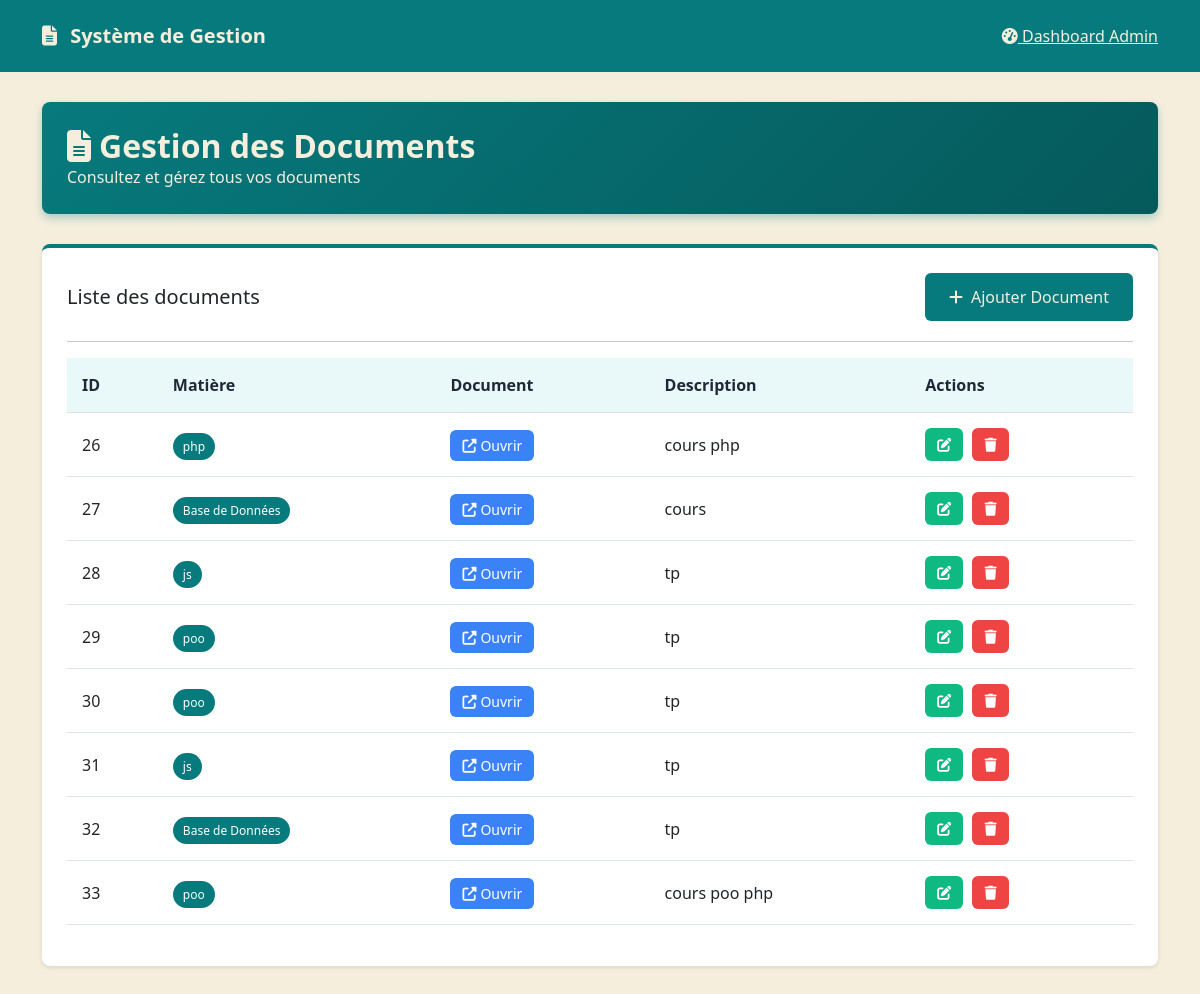
/admin/viewsAdmin/choix_gestion/index_liste_doc.php, run on the app's committed database.
### tables this page shows
CREATE TABLE `documents` (
  `id_document` int(11) NOT NULL,
  `id_matiere` int(11) NOT NULL,
  `chemin` varchar(255) NOT NULL,
  `descr` varchar(255) DEFAULT NULL
);

CREATE TABLE `matieres` (
  `id_matiere` int(11) NOT NULL,
  `nom_matiere` varchar(100) NOT NULL,
  `coefficient` int(11) DEFAULT 1,
  `id_professeur` int(11) DEFAULT NULL
);

### admin/controllersAdmin/choix_gestion_cont.php (called while the page is built, shortened)
<?php
require_once(__DIR__ . "/../modelsAdmin/choix_gestion_model.php");
function listes_doc_action(){
    $resultat = listes_doc_model();
   require_once(__DIR__ . '/../viewsAdmin/choix_gestion/listes_doc.php');
}
?>

### admin/viewsAdmin/choix_gestion/index_liste_doc.php (called while the page is built)
<?php
require_once(__DIR__ . "/../../controllersAdmin/choix_gestion_cont.php");
listes_doc_action();
?>

### admin/modelsAdmin/choix_gestion_model.php (called while the page is built, shortened)
<?php
function connexion_db (){
    $host = 'localhost';
    $dbname='PROJET';
    $user= 'root';
    $password='';
    try {
        $pdo = new PDO("mysql:host=$host;dbname=$dbname",$user,$password);
        $pdo->setAttribute(PDO::ATTR_ERRMODE, PDO::ERRMODE_EXCEPTION);
        return $pdo;
    } catch (PDOException $e) {
        die ("Erreur de connexion : " .$e ->getMessage());
    }
}
function listes_doc_model (){
    $pdo = connexion_db();
    $stmt = $pdo->prepare("
        SELECT d.id_document, d.chemin, d.descr, m.nom_matiere
        FROM documents d
        LEFT JOIN matieres m ON d.id_matiere = m.id_matiere
    ");
    $stmt->execute();
    $resultat = $stmt->fetchAll(PDO::FETCH_ASSOC);
    return $resultat ;
}
?>

### admin/viewsAdmin/choix_gestion/listes_doc.php (the view, shortened to what this page needs)
<!DOCTYPE html>
<html lang="fr">
<head>
    <link href="https://cdn.jsdelivr.net/npm/bootstrap@5.3.0/dist/css/bootstrap.min.css" rel="stylesheet">
    <link rel="stylesheet" href="https://cdnjs.cloudflare.com/ajax/libs/font-awesome/6.5.0/css/all.min.css">
</head>
<body>
    <nav class="navbar navbar-expand-lg">
        <div class="container">
            <span class="navbar-brand">
                <i class="fas fa-file-alt me-2"></i>
                Système de Gestion
            </span>
        <div class="a">
                <a href="../index_dash.php">
                    <i class="fas fa-tachometer-alt"></i> Dashboard Admin
                </a>
            </div>
        </div>
    </nav>
    <div class="container-fluid">
        <div class="main-content">
            <div class="welcome-section">
                <h2><i class="fas fa-file-text me-2"></i>Gestion des Documents</h2>
                <p class="mb-0">Consultez et gérez tous vos documents</p>
            </div>
            <div class="content-card">
                <div class="actions-header">
                    <h5 class="mb-0">Liste des documents</h5>
                    <a href="index_ajout_doc.php" class="btn-add">
                        <i class="fas fa-plus me-2"></i>Ajouter Document
                    </a>
                </div>
                <hr class="my-3">
                <?php if (count($resultat) > 0): ?>
                    <div class="table-container">
                        <table class="table table-hover">
                            <thead>
                                <tr>
                                    <th>ID</th>
                                    <th>Matière</th>
                                    <th>Document</th>
                                    <th>Description</th>
                                    <th>Actions</th>
                                </tr>
                            </thead>
                            <tbody>
                                <?php foreach($resultat as $document): ?>
                                    <tr>
                                        <td><?= htmlspecialchars($document['id_document']) ?></td>
                                        <td>
                                            <?php if ($document['nom_matiere']): ?>
                                                <span class="badge-matiere"><?= htmlspecialchars($document['nom_matiere']) ?></span>
                                            <?php else: ?>
                                                <span class="badge-secondary">Non définie</span>
                                            <?php endif; ?>
                                        </td>
                                        <td>
                                            <?php if ($document['chemin']): ?>
                                                <a href="<?= htmlspecialchars('../../../' . $document['chemin']) ?>"
                                                   target="_blank" class="btn-open">
                                                    <i class="fas fa-external-link-alt me-1"></i>Ouvrir
                                                </a>
                                            <?php else: ?>
                                                <span class="text-muted-custom">Aucun fichier</span>
                                            <?php endif; ?>
                                        </td>
                                        <td>
                                            <?php if ($document['descr']): ?>
                                                <span class="description-text" title="<?= htmlspecialchars($document['descr']) ?>">
                                                    <?= htmlspecialchars($document['descr']) ?>
                                                </span>
                                            <?php else: ?>
                                                <span class="text-muted-custom">Pas de description</span>
                                            <?php endif; ?>
                                        </td>
                                        <td>
                                            <a href="index_update_doc.php?id=<?= $document['id_document'] ?>"
                                               class="btn btn-action btn-edit" title="Modifier">
                                                <i class="fas fa-edit"></i>
                                            </a>
                                            <a href="index_delete_doc.php?id=<?= $document['id_document'] ?>"
                                               class="btn btn-action btn-delete" title="Supprimer"
                                               onclick="return confirm('Êtes-vous sûr de vouloir supprimer ce document ?')">
                                                <i class="fas fa-trash"></i>
                                            </a>
                                        </td>
                                    </tr>
                                <?php endforeach; ?>
                            </tbody>
                        </table>
                    </div>
                <?php endif; ?>
            </div>
        </div>
    </div>
</body>
</html>

### admin/viewsAdmin/choix_gestion/listes_doc.php (style rules this page uses)
body { background: #F5EEDD; font-family: 'Segoe UI', sans-serif; }
.navbar { background: #077A7D; padding: 1rem; }
.navbar-brand { color: #F5EEDD !important; font-weight: 600; }
.main-content { padding: 30px; }
.welcome-section { background: linear-gradient(135deg, #077A7D, #05595B); color: #F5EEDD; padding: 25px; border-radius: 8px; margin-bottom: 30px; box-shadow: 0 4px 8px rgba(7, 122, 125, 0.3); }
.welcome-section h2 { margin: 0; font-weight: 600; }
.content-card { background: white; padding: 25px; border-radius: 8px; box-shadow: 0 2px 4px rgba(0,0,0,0.1); border-top: 4px solid #077A7D; }
.table th { background: #E9F8F9; color: #1f2937; font-weight: 600; padding: 15px; }
.table td { padding: 15px; vertical-align: middle; }
.badge-matiere { background: #077A7D; color: white; padding: 5px 10px; border-radius: 15px; font-size: 12px; font-weight: 500; }
.btn-action { padding: 6px 12px; border-radius: 6px; font-size: 14px; margin-right: 5px; transition: all 0.2s; }
.btn-open { background: #3b82f6; color: white; border: none; padding: 6px 12px; border-radius: 6px; text-decoration: none; font-size: 14px; transition: all 0.2s; }
.btn-edit { background: #10b981; color: white; border: none; }
.btn-delete { background: #ef4444; color: white; border: none; }
.btn-add { background: #077A7D; color: #F5EEDD; padding: 12px 24px; border-radius: 6px; text-decoration: none; font-weight: 500; transition: all 0.2s; border: none; }
.table-container { overflow-x: auto; }
.actions-header { display: flex; justify-content: space-between; align-items: center; margin-bottom: 20px; }
.description-text { max-width: 200px; overflow: hidden; text-overflow: ellipsis; white-space: nowrap; }
.a a { color: #F5EEDD !important; }

### data on the page
documents: id_document "26", id_matiere.nom_matiere "php", descr "cours php"
documents: id_document "27", id_matiere.nom_matiere "Base de Données", descr "cours"
documents: id_document "28", id_matiere.nom_matiere "js", descr "tp"
documents: id_document "29", id_matiere.nom_matiere "poo", descr "tp"
documents: id_document "30", id_matiere.nom_matiere "poo", descr "tp"
documents: id_document "31", id_matiere.nom_matiere "js", descr "tp"
documents: id_document "32", id_matiere.nom_matiere "Base de Données", descr "tp"
documents: id_document "33", id_matiere.nom_matiere "poo", descr "cours poo php"
